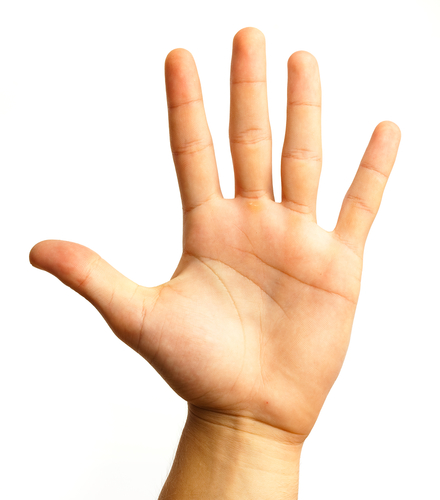
#> input picture data/samples/sample.jpg, 440 x 500 px
$ python main.py
#> lines starting #> are read from the running program, lines starting #| are printed output that depends on the picture; after the words box and inside, x2 and y2 are one past the last pixel; in counts of white or black regions, pixels touching at a corner belong together
### src/cv_practice/io/image_io.py
from __future__ import annotations

from pathlib import Path

import cv2
import numpy as np


def read_bgr(path: str | Path) -> np.ndarray:
    """Read an image in BGR (OpenCV default). Raises if not found/unreadable."""
    path = Path(path)
    img = cv2.imread(str(path), cv2.IMREAD_COLOR)
#> img is the input picture: shape (500, 440, 3); mean B, G, R 210.3, 226.7, 246.1
    if img is None:
        raise FileNotFoundError(f"Could not read image: {path}")
    return img


def to_gray(bgr: np.ndarray) -> np.ndarray:
    """Convert BGR uint8 image to grayscale uint8."""
    if bgr.ndim != 3 or bgr.shape[2] != 3:
        raise ValueError("Expected BGR image with shape (H, W, 3).")
    return cv2.cvtColor(bgr, cv2.COLOR_BGR2GRAY)
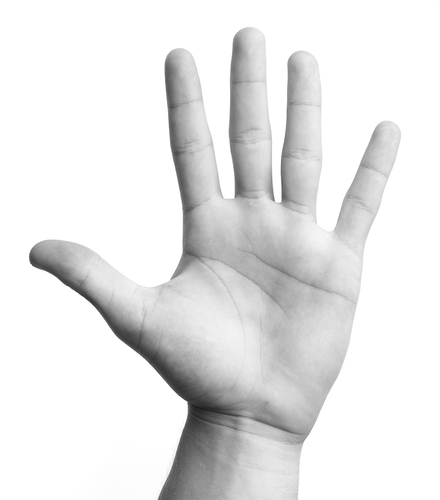
#> returned value: shape (500, 440); min 29, max 255, mean 230.7

### src/cv_practice/pipelines/baseline.py
from __future__ import annotations

from dataclasses import dataclass

import cv2
import numpy as np

from cv_practice.features.edges import canny
from cv_practice.io.image_io import to_gray


@dataclass(frozen=True)
class BaselineConfig:
    blur_ksize: int = 5
    canny_low: int = 100
    canny_high: int = 200


def run_baseline(
    bgr: np.ndarray, cfg: BaselineConfig | None = None
) -> dict[str, np.ndarray]:
    if cfg is None:
        cfg = BaselineConfig()

    gray = to_gray(bgr)
    if cfg.blur_ksize % 2 == 0:
        raise ValueError("blur_ksize must be odd for GaussianBlur.")
    gray_blur = cv2.GaussianBlur(gray, (cfg.blur_ksize, cfg.blur_ksize), 0)
    edges = canny(gray_blur, low=cfg.canny_low, high=cfg.canny_high)
    return {"gray": gray, "gray_blur": gray_blur, "edges": edges}

### src/cv_practice/features/edges.py
from __future__ import annotations

import cv2
import numpy as np


def canny(gray: np.ndarray, low: int = 100, high: int = 200) -> np.ndarray:
    """Canny edge detector. Expects grayscale uint8."""
#> called with low = 80, high = 160
    if gray.ndim != 2:
        raise ValueError("Expected grayscale image with shape (H, W).")
    if gray.dtype != np.uint8:
        raise ValueError("Expected uint8 grayscale image.")
    return cv2.Canny(gray, threshold1=low, threshold2=high)
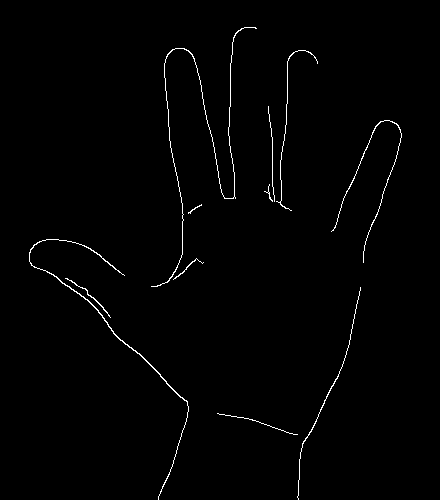
#> returned value: shape (500, 440); 1% white in thin lines or dots, all inside (x1, y1, x2, y2) = (29, 27, 402, 500)

### src/cv_practice/viz/plot.py
from __future__ import annotations

from pathlib import Path

import cv2
import matplotlib.pyplot as plt
import numpy as np


# [6 lines left out: function show_gray, not called in this run]


def save_gray(gray: np.ndarray, path: str | Path) -> None:
    """Save grayscale uint8 to disk."""
    path = Path(path)
    path.parent.mkdir(parents=True, exist_ok=True)
    ok = cv2.imwrite(str(path), gray)
    if not ok:
        raise RuntimeError(f"Failed to write image to {path}")

### src/cv_practice/main.py
from __future__ import annotations

from pathlib import Path

from cv_practice.io.image_io import read_bgr
from cv_practice.pipelines.baseline import BaselineConfig, run_baseline
from cv_practice.viz.plot import save_gray


def main() -> None:
    root = Path(__file__).resolve().parents[2]
    sample = root / "data" / "samples" / "sample.jpg"
    out_dir = root / "outputs" / "figures"

    bgr = read_bgr(sample)
    results = run_baseline(bgr, BaselineConfig(blur_ksize=5, canny_low=80, canny_high=160))
#> results = 3 items

    save_gray(results["edges"], out_dir / "edges.png")
    print(f"Saved: {out_dir / 'edges.png'}")


if __name__ == "__main__":
    main()
